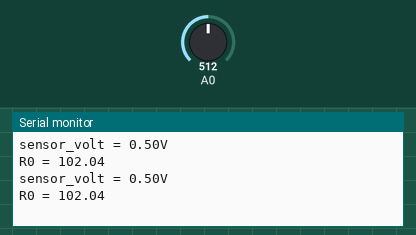
The sketch below on a simulated Arduino Uno, built with avr-gcc and run on an emulated ATmega328P. Shown: the last lines printed to the serial monitor. Inputs (shaded band) come from the test bench; at power-on: A0 = 512.

Above: at 1.2 s.
1.3 s: A0 set to 0
At 2.5 s:
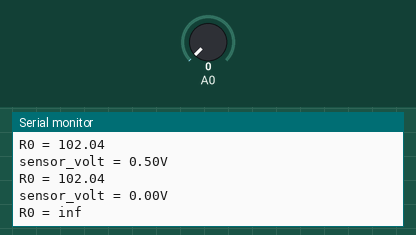
4.3 s: A0 set to 110
At 5.9 s:
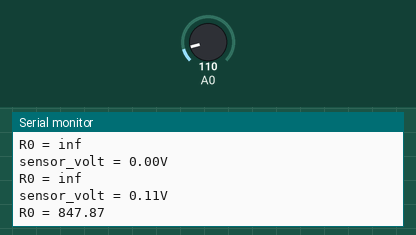
Timing chart, 0 to 7.4 s (numbered marks = the images above; inputs shaded):
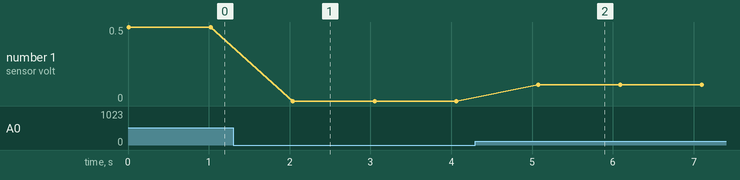

Measured:
- after the input at 1.3 s, the serial monitor: prints a new line after 0.74 s (image 1)
- after the input at 4.3 s, the serial monitor: prints a new line after 0.78 s (image 2)
- plotted number 1: 0 → 0.11 after the input at 4.3 s

The sketch:

MQ2NodeMcu.ino
```cpp
void setup() {
    Serial.begin(115200);
}

void loop() {
    float sensor_volt;
    float RS_air; //  Get the value of RS via in a clear air
    float R0;  // Get the value of R0 via in H2
    float sensorValue;

    /*--- Get a average data by testing 100 times ---*/
    for(int x = 0 ; x < 100 ; x++)
    {
        sensorValue = sensorValue + analogRead(A0);
    }
    sensorValue = sensorValue/100.0;
    /*-----------------------------------------------*/

    sensor_volt = sensorValue/1024.0;
    RS_air = (1-sensor_volt)/sensor_volt; // omit *RL
    R0 = 1000*(RS_air/9.8000); // The ratio of RS/R0 is 9.8 in a clear air from Graph (Found using WebPlotDigitizer)

    Serial.print("sensor_volt = ");
    Serial.print(sensor_volt);
    Serial.println("V");

    Serial.print("R0 = ");
    Serial.println(R0);
    delay(1000);

}
```
